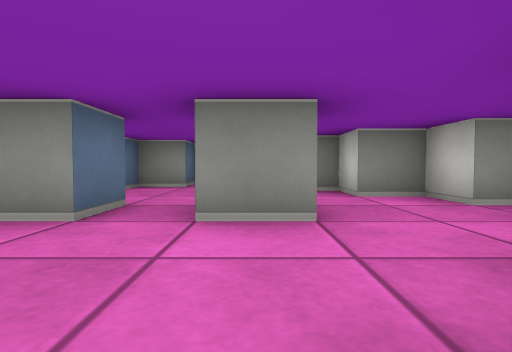
view 1 (above)

12 first-person views from a walk through a cub3D maze. The camera is about half as high as the walls, tilts 2° down and sees 80° across. The floor is counted in squares. Each view is taken from the middle of a square. On the plan, view 1 faces up. The plan holds only what a view shows up to about 9 squares ahead; the rest is blank. The place goes on beyond the plan.

view 2
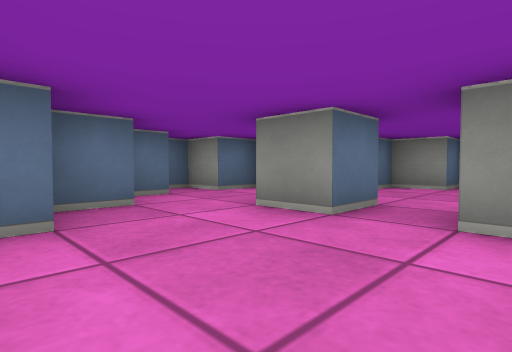

view 3
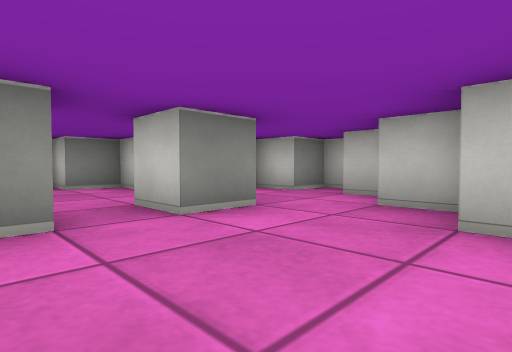

view 4
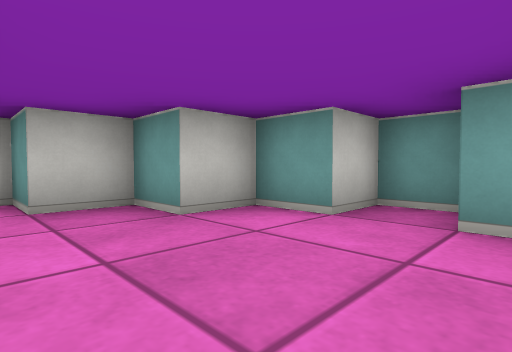

view 5
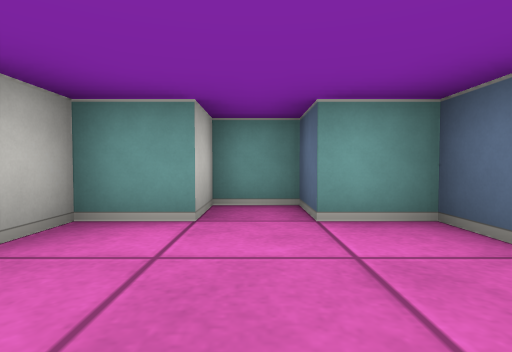

view 6
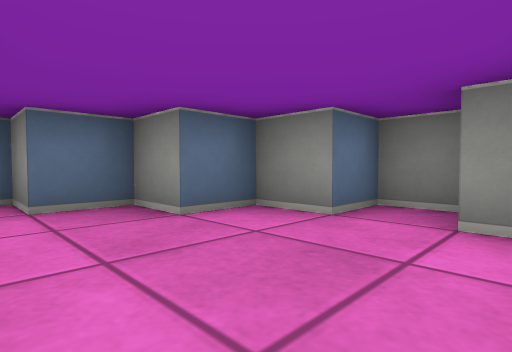

view 7
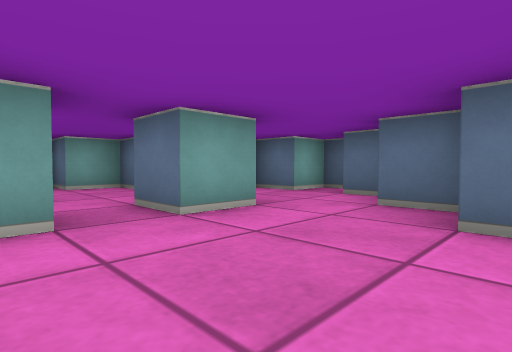

view 8
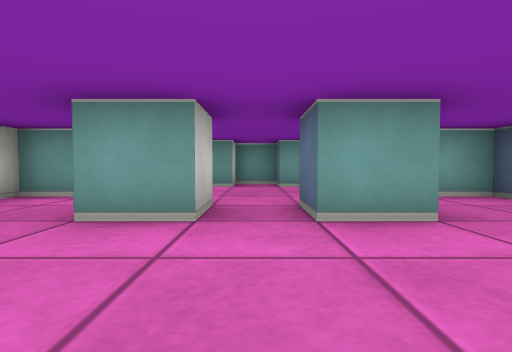

view 9
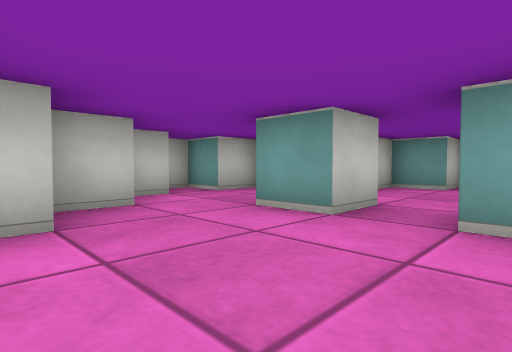

view 10
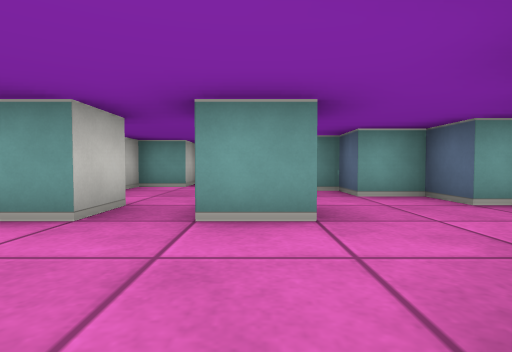

view 11
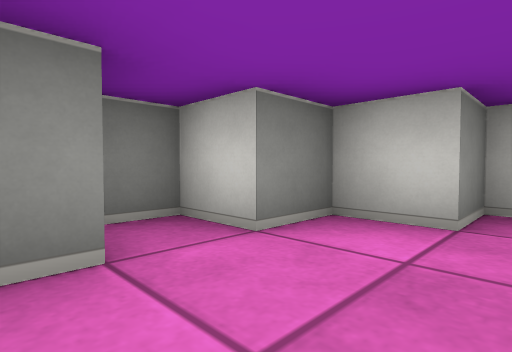

view 12
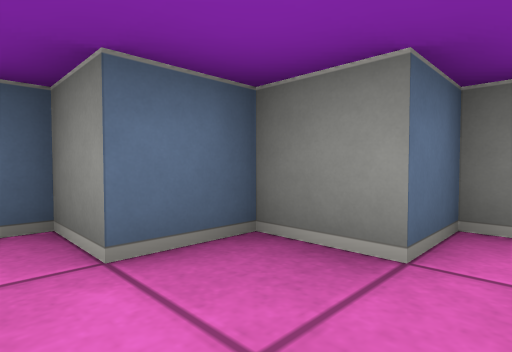

### Floor plan
Points are (right, up) in squares from view 1. A wall is a line through its corners. A room is listed if a view was taken in it or the views show most of it. See-through windows are left out.
Room 1 (views 1, 2, 3, 4, 5, 6, 7, 8, 9, 10, 11, 12)
walls: (-2.6, 3.5) (-1.5, 3.5) (-1.5, 2.5) (-2.5, 2.5); (0.6, 2.5) (-0.5, 2.5) (-0.5, 3.5) (0.5, 3.5); (-2.5, 0.6) (-2.5, -0.5) (-1.5, -0.5) (-1.5, -1.5) (-0.5, -1.5) (-0.5, -0.5) (0.5, -0.5) (0.5, 0.5) (1.5, 0.5) (1.5, 1.5) (2.5, 1.5) (2.5, 2.5) (3.5, 2.5) (3.5, 3.5) (2.5, 3.5) (2.5, 4.5) (1.5, 4.5) (1.5, 5.5) (0.5, 5.5) (0.5, 6.5) (-0.5, 6.5) (-0.5, 7.5) (-1.5, 7.5) (-1.5, 6.5) (-2.5, 6.5) (-2.5, 5.5) (-3.5, 5.5) (-3.5, 4.5) (-4.5, 4.5) (-4.5, 3.5) (-5.5, 3.5) (-5.5, 2.5) (-4.5, 2.5) (-4.5, 1.5) (-3.5, 1.5) (-3.5, 0.5) (-3, 0.5)

Where each view was taken, in squares from view 1:
view 1: 0 up, 0 right, facing up
view 2: 0 up, 0 right, facing up-left
view 3: 0 up, 2 left, facing up-right
view 4: 2 up, 2 left, facing down-right
view 5: 2 up, 1 left, facing down
view 6: 4 up, 0 right, facing up-left
view 7: 6 up, 0 right, facing down-left
view 8: 6 up, 1 left, facing down
view 9: 6 up, 2 left, facing down-right
view 10: 6 up, 2 left, facing down
view 11: 5 up, 2 left, facing up-right
view 12: 4 up, 2 left, facing up-left
